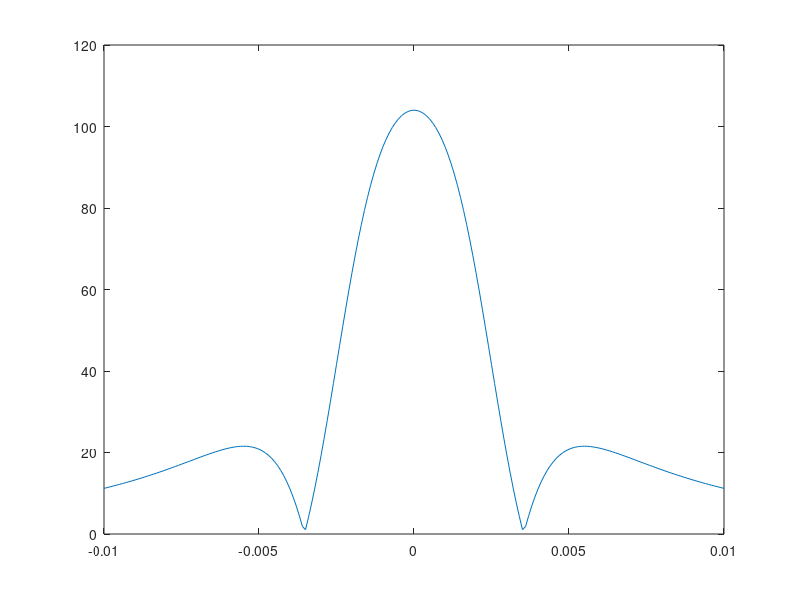

Here is the MATLAB script that generated this plot:
% program that calculates the B-field of a 4-wire guide
% the wires are located at (x,y)= (XX,YY)
clear all
close all

Mu0 = 4*pi*1e-7;
I=65;
Bc=Mu0*I/(2*pi)/1e-4; %put in Gauss

XX=.25/100;
YY=.25/100;

range=1/100;
dx=range/100;

x=-range:dx:range;
y=0;
yp=y+YY;
ym=y-YY;
xp=x+XX;
xm=x-XX;

Bw1ppx=yp./(xp.^2+yp.^2);
Bw1ppy=xp./(xp.^2+yp.^2);
Bw2pmx=ym./(xp.^2+ym.^2);
Bw2pmy=xp./(xp.^2+ym.^2);
Bw3mmx=ym./(xm.^2+ym.^2);
Bw3mmy=xm./(xm.^2+ym.^2);
Bw4mpx=yp./(xm.^2+yp.^2);
Bw4mpy=xm./(xm.^2+yp.^2);
    
    BBx= Bw1ppx+Bw2pmx-Bw3mmx-Bw4mpx;
     BBy= Bw1ppy+Bw2pmy-Bw3mmy-Bw4mpy;
    
 BB=Bc*sqrt(BBx.^2+BBy.^2);
 
 plot(x,BB)